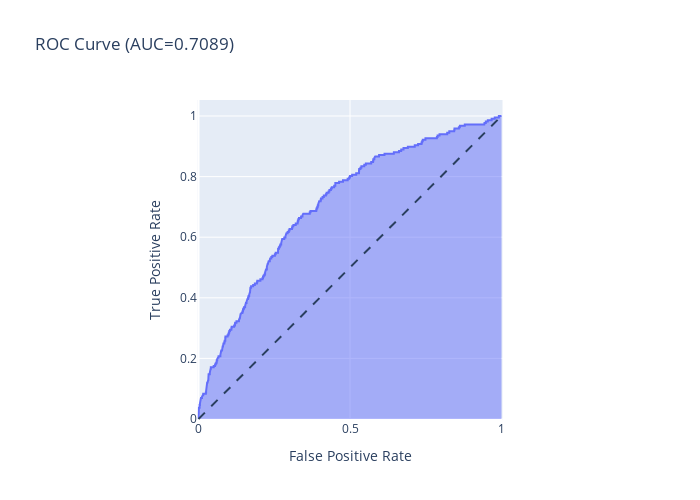

The cell this chart's notebook holds for it:
### Code cell
from sklearn.metrics import roc_curve, auc


fpr, tpr, thresholds = roc_curve(test[y_col], combined)

#Plot ROC AUC Curve 
fig = px.area(
    x=fpr, y=tpr,
    title=f'ROC Curve (AUC={auc(fpr, tpr):.4f})',
    labels=dict(x='False Positive Rate', y='True Positive Rate'),
    width=700, height=500
)
fig.add_shape(
    type='line', line=dict(dash='dash'),
    x0=0, x1=1, y0=0, y1=1
)

fig.update_yaxes(scaleanchor="x", scaleratio=1)
fig.update_xaxes(constrain='domain')
fig.show()

### Figure 1 — Plotly figure (JSON) as saved in the notebook; plotly's stock layout.template omitted (floating-point values rounded to 4 significant figures; data arrays with more than 128 entries replaced by an {"elided": "..."} marker saying what was removed)
{"data": [{"hovertemplate": "False Positive Rate=%{x}<br>True Positive Rate=%{y}<extra></extra>", "legendgroup": "", "line": {"color": "#636efa"}, "mode": "lines", "name": "", "orientation": "v", "showlegend": false, "stackgroup": "1", "type": "scatter", "x": {"elided": "5167 float values"}, "xaxis": "x", "y": {"elided": "5167 float values"}, "yaxis": "y"}], "layout": {"height": 500, "legend": {"tracegroupgap": 0}, "shapes": [{"line": {"dash": "dash"}, "type": "line", "x0": 0, "x1": 1, "y0": 0, "y1": 1}], "title": {"text": "ROC Curve (AUC=0.7089)"}, "width": 700, "xaxis": {"anchor": "y", "constrain": "domain", "domain": [0, 1], "title": {"text": "False Positive Rate"}}, "yaxis": {"anchor": "x", "domain": [0, 1], "scaleanchor": "x", "scaleratio": 1, "title": {"text": "True Positive Rate"}}}}
